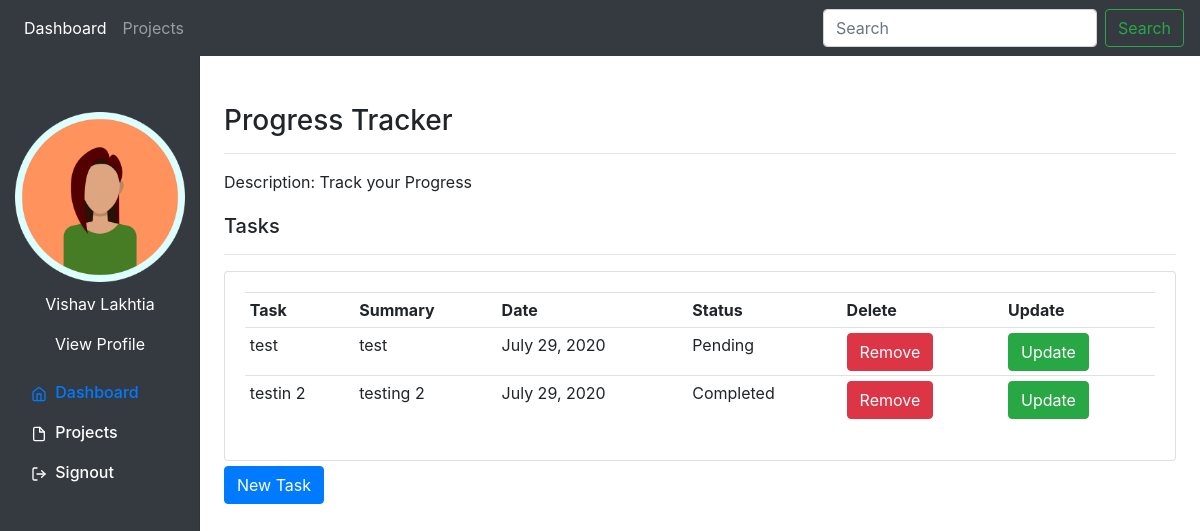
/project/1 (signed in), run on an earlier commit of the app's database.
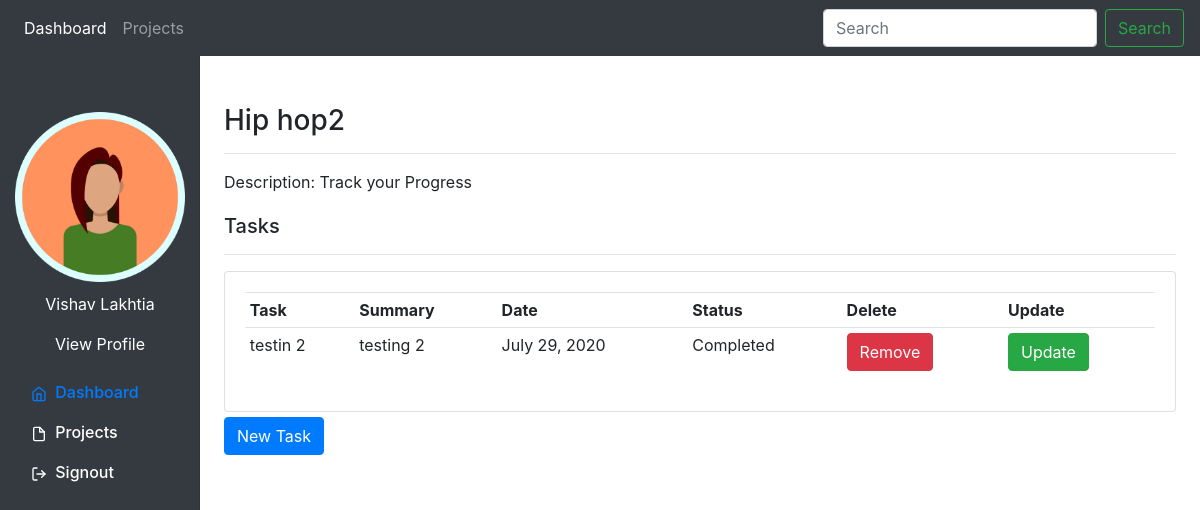
And on a later commit of the database.
### System/models.py (models this page shows, shortened)
class Project(models.Model):
    PROJECT_STATUS = (
        ("Open", "Open"),
        ("Closed", "Closed")
    )
    name = models.CharField(max_length=50)
    description = models.TextField(max_length=1000)
    date_created = models.DateField(auto_now=True)
    last_updated = models.DateField(auto_now=True)
    status = models.CharField(max_length=200, choices=PROJECT_STATUS, default="Open", null=True)
    created_by = models.ForeignKey(User, on_delete=models.CASCADE, related_name='user_projects')

class Task(models.Model):
    TASK_STATUS = (
        ("Pending", "Pending"),
        ("Progress", "Progress"),
        ("Completed", "Completed")
    )
    name = models.CharField(max_length=50, null=False, blank=False)
    summary = models.TextField(max_length=1000, null=False, blank=False)
    project = models.ForeignKey("Project", on_delete=models.CASCADE, null=True, related_name='projectTasks')
    date_created = models.DateField(auto_now=True)
    status = models.CharField(max_length=200, choices=TASK_STATUS, default="Pending", null=True)

### System/views.py (the view)
# urls.py: path('project/<int:pk>', views.project_view, name="project"),
@login_required(login_url='login')
def project_view(request, pk):
    project = Project.objects.get(id=pk)
    task = project.projectTasks.all()
    return render(request, "project_detail.html",
                  {
                      "project": project,
                      'tasks': task
                  })

### System/templates/project_detail.html (shortened to what this page needs)
{% extends "base.html" %}
{% block content %}
    <h3 style="margin-top: 5%">{{ project.name }}</h3>
    <hr>
    <p>Description: {{ project.description }}</p>
    <div class="row" style="margin-top: 20px">
	<div class="col-md-12">
		<h5>Tasks</h5>
		<hr>
		<div class="card card-body">
			<table class="table table-sm">
				<tr>
                    <th>Task</th>
					<th>Summary</th>
					<th>Date</th>
					<th>Status</th>
					<th>Delete</th>
					<th>Update</th>
				</tr>
				{% for task in tasks %}
					<tr>
						<td>{{task.name}}</td>
						<td>{{task.summary}}</td>
						<td>{{task.date_created}}</td>
						{% if task.status == "1"%}
							<td>Open</td>
						{% else %}
							<td>{{task.status}}</td>
						{% endif %}
						<td><button type="button" class="btn btn-danger" data-toggle="modal" data-target="#deleteModal">Remove</button>
						</td>
						<td><button type="button" class="btn btn-success">Update</button></td>
					</tr>
				{% endfor %}
			</table>
		</div>
        <a href="{% url 'newTask' %}"> <button type="button" class="btn btn-primary" style="margin-top: 5px">New Task</button></a>
	</div>
</div>
{% endblock%}

What changed in the data, as far as the page shows it:
removed Task: name "test", summary "test", date_created "July 29, 2020", status "Pending"
changed Project "Track your Progress": name "Progress Tracker" → "Hip hop2"
